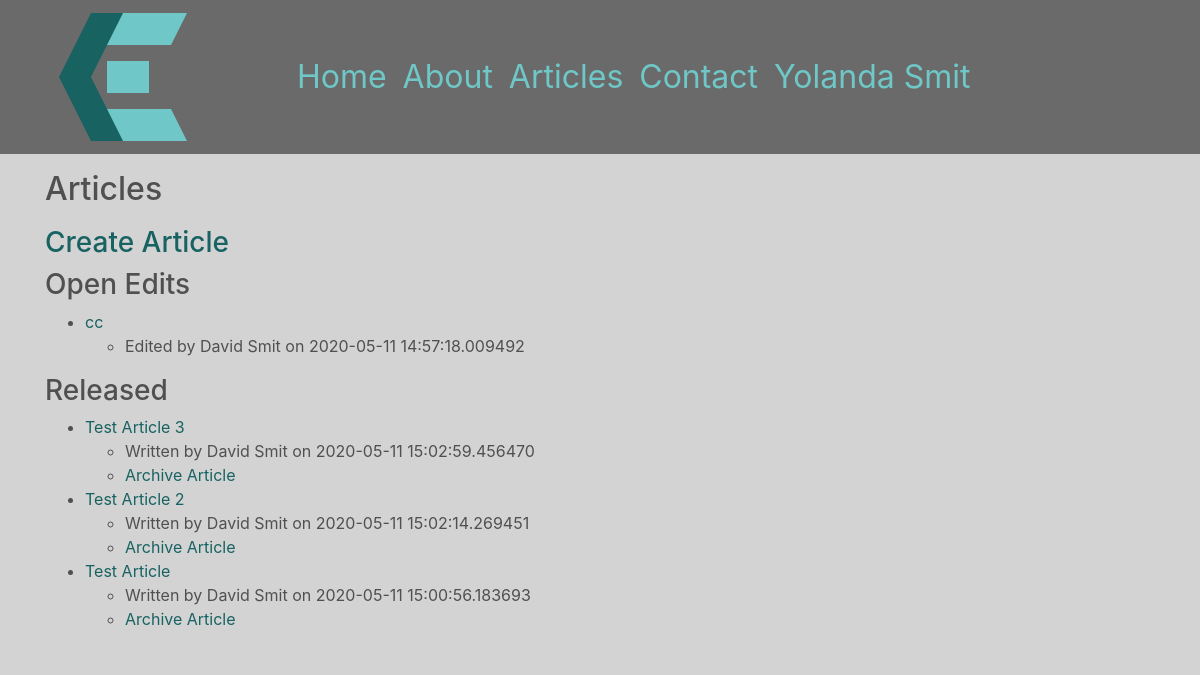
Before: /articles/maintain (signed in) with the older database file.
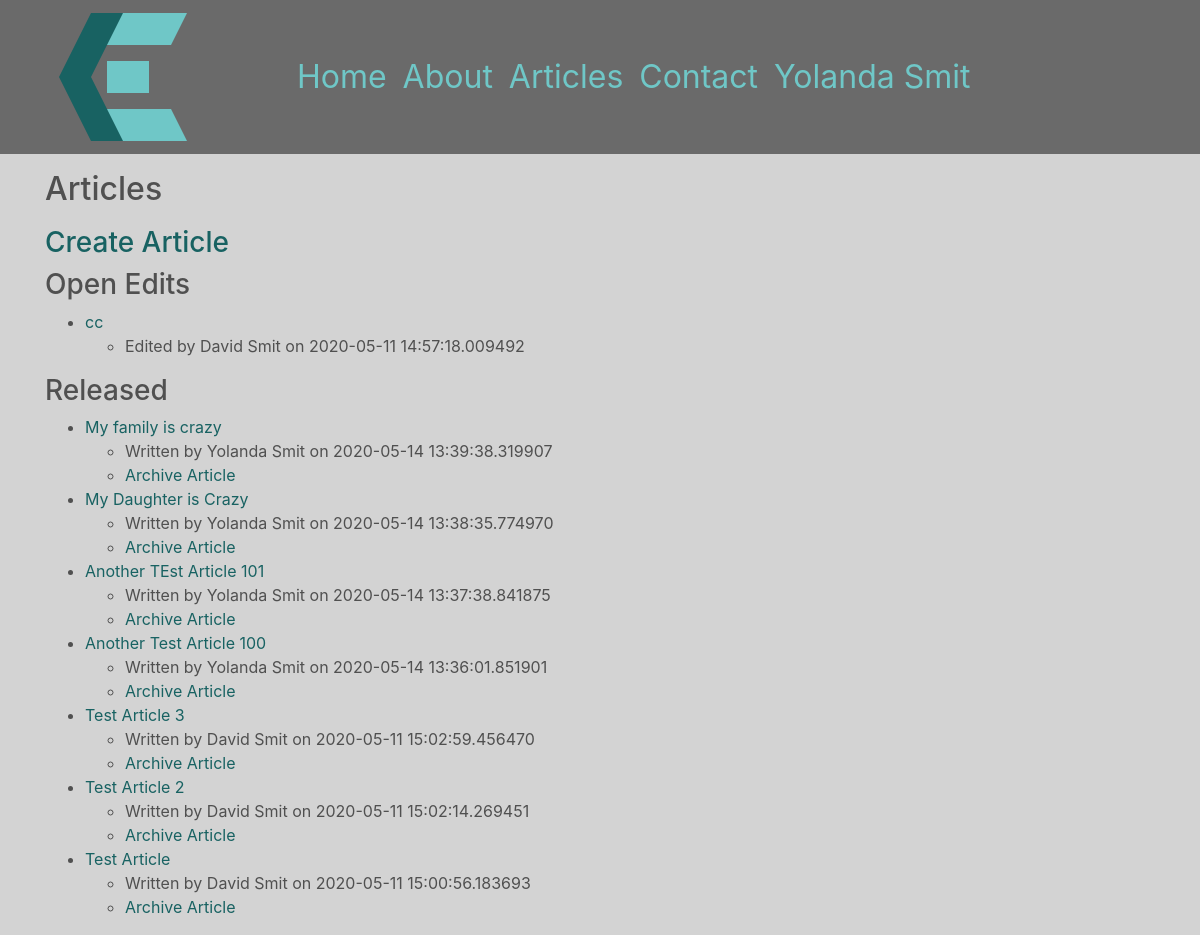
After: the same page with the newer database file.
### chrissmit/services/db_models.py (models this page shows, shortened)
class ArticleEdits(db.Model):
    id = db.Column(db.Integer, primary_key=True)
    article_id = db.Column(db.Integer, db.ForeignKey('article.id'), nullable=False,)
    is_edited = db.Column(db.Boolean, default=False,)
    is_ready_for_release = db.Column(db.Boolean, default=False,)
    user_id = db.Column(db.Integer, db.ForeignKey('user.id'), nullable=False)
    edited = db.Column(db.DateTime, nullable=True, default=datetime.utcnow)
    title = db.Column(db.String(100), nullable=False,)
    preview = db.Column(db.String(200), nullable=False)
    image_file = db.Column(db.String(100), default='default.png')
    content = db.Column(db.Text, nullable=False)
    tags = db.relationship('EditTags', backref='edit')

class User(db.Model, UserMixin):
    id = db.Column(db.Integer, primary_key=True, )
    authorization_level = db.Column(db.String(60), nullable=False, )
    linkedin = db.Column(db.String(100),)
    full_name = db.Column(db.String(45), unique=False, nullable=False,)
    twitter_handle = db.Column(db.String(20), unique=True, nullable=True,)
    email = db.Column(db.String(120), unique=True, nullable=False, )
    image_file = db.Column(db.String(20), nullable=False, default='default.svg', )
    password = db.Column(db.String(60), nullable=False, )
    articles = db.relationship('Article', backref='author', lazy=True)
    edits = db.relationship('ArticleEdits', backref='author', lazy=True)
    content = db.Column(db.Text, nullable=False)

### chrissmit/views/maintenance_views.py (the view)
@blueprint.route('/articles/maintain')
@login_required
def maintain_articles():
    recent_articles = article.get_last(4)
    open_edits = article.get_open_edits()
    open_to_review = article.get_open_to_review()
    released = article.get_all_released()
    archived_articles = article.get_all_archived()
    archived_edits = None
    return render_template(
        template_name_or_list=f'maintenance/articles.html',
        recent_articles=recent_articles,
        open_edits = open_edits,
        open_to_review = open_to_review,
        released = released,
        archived_edits = archived_edits,
        archived_articles = archived_articles,
    )

### chrissmit/services/article.py (called while the page is built)
def get_open_edits(desc=False, test=False):
    return get_full_edits(filter_criteria = ArticleEdits.is_edited == True)

def get_open_to_review(desc=False):
    return get_full_edits(filter_criteria = ArticleEdits.is_ready_for_release == True)

def get_full_edits(filter_criteria, desc=False):
    full_edit = full_edit_data()
    if desc:
        return full_edit.filter(filter_criteria).order_by(ArticleEdits.edited.desc()).all()
    return full_edit.filter(filter_criteria).all()

def get_all_released(desc=True):
    return get_full_articles(filter_criteria = Article.is_released==True)

def get_all_archived():
    return get_full_articles(
        filter_criteria =
        Article.is_released==False and
        ArticleEdits.is_edited == False and
        ArticleEdits.is_ready_for_release==False
    )

def get_full_articles(filter_criteria, desc=True):
    full_article = full_article_data()
    if desc:
        return full_article.filter(filter_criteria).order_by(Article.posted.desc()).all()
    return full_article.filter(filter_criteria).all()

### chrissmit/services/db_models.py (called while the page is built)
@login_manager.user_loader
def load_user(user_id):
    return User.query.get(int(user_id))

### chrissmit/templates/maintenance/articles.html (shortened to what this page needs)
{% extends "shared/_layout.html" %}
{% block main_content %}
<h2>Articles</h2>
<a href="{{ url_for('maintenance.create_article') }}"><h3>Create Article</h3></a>
{% if open_edits %}
    <h3>Open Edits</h3>
    <ul>
        {%  for edit in open_edits %}
            <li>
                <a href="{{ url_for('maintenance.update_article', edit_id = edit.id) }}"> {{ edit.title }}</a>
                <ul><li>Edited by {{ edit.full_name }} on {{ edit.edited}}</li></ul>
            </li>
        {% endfor %}
    </ul>
{% endif %}
{% if released %}
<h3>Released</h3>
<ul>
    {%  for artic in released %}
        <li>
            <a href="{{ url_for('navigation_views.view', edit_id = artic.current_edit_id) }}"> {{ artic.title }}</a>
            <ul>
                <li>Written by {{ artic.full_name }} on {{ artic.edited}}</li>
                <li><a href="{{ url_for('maintenance.archive_article', article_id = artic.article_id) }}">Archive Article</a></li>
            </ul>
        </li>
    {% endfor %}
</ul>
{% endif %}
{%  endblock %}

Changed rows visible on the page:
added ArticleEdits: title "My family is crazy", full_name "Yolanda Smit", edited "2020-05-14 13:39:38.319907", shown under "Released"
added ArticleEdits: title "My Daughter is Crazy", full_name "Yolanda Smit", edited "2020-05-14 13:38:35.774970", shown under "Released"
added ArticleEdits: title "Another TEst Article 101", full_name "Yolanda Smit", edited "2020-05-14 13:37:38.841875", shown under "Released"
added ArticleEdits: title "Another Test Article 100", full_name "Yolanda Smit", edited "2020-05-14 13:36:01.851901", shown under "Released"
